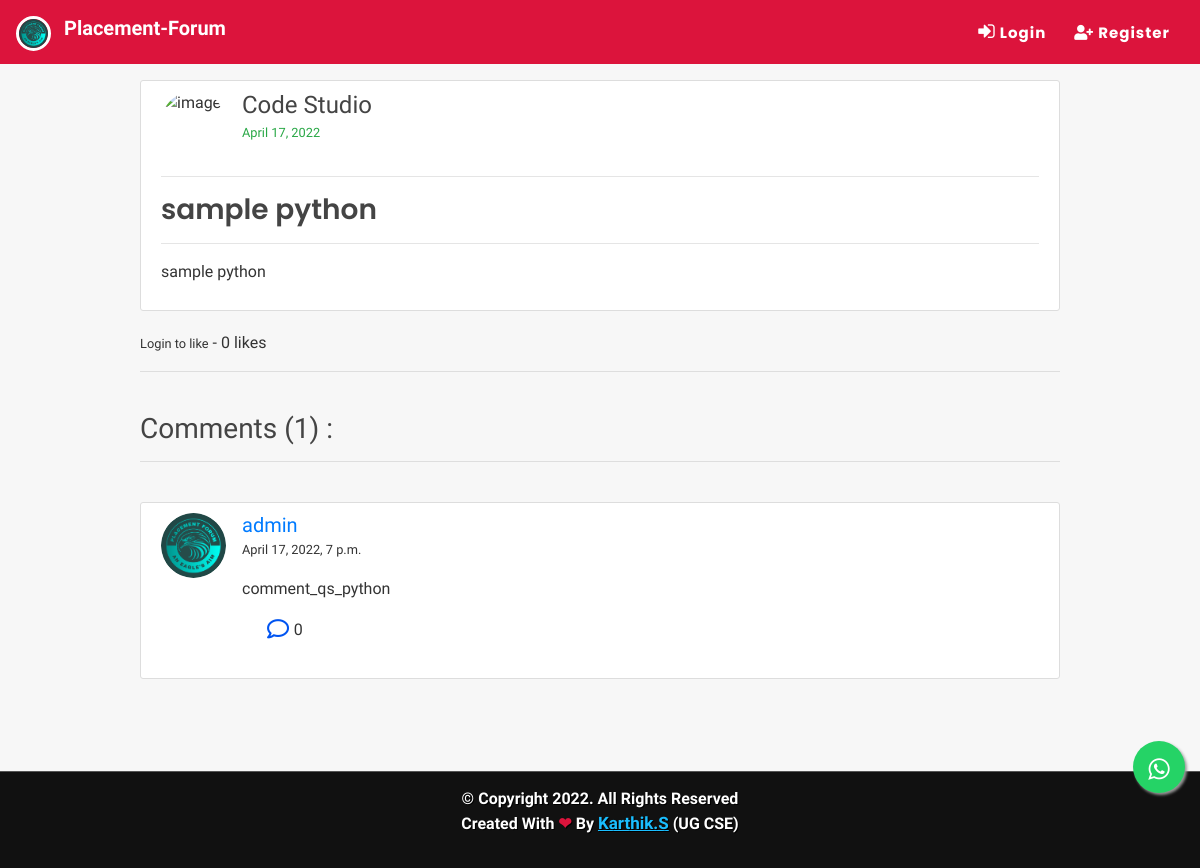
The page /post/python/1/ on the database its author committed.
### blog/models.py (models this page shows, shortened)
class Postpython(models.Model):
    titlepython = models.CharField(max_length=150,verbose_name="Titlepython")
    categorypython = models.CharField( max_length=255, default="coding")
    content = RichTextField(blank=True, null=True)
    videodetails = RichTextField(blank=True, null=True)
    qndetails = RichTextField(blank=True, null=True)
    docdetails = RichTextField(blank=True, null=True)
    date_posted = models.DateTimeField(default=timezone.now)
    date_updated = models.DateTimeField(auto_now=True)
    author = models.ForeignKey(User, on_delete=models.CASCADE)
    topics = models.CharField(max_length=255, default='sample')
    likes = models.ManyToManyField(User, related_name="blogpostpython", blank=True)
    saves = models.ManyToManyField(User, related_name="blogsavepython", blank=True)
    def total_likes_python(self):
        return self.likes.count()
    def total_saves_python(self):
        return self.saves.count()

class Commentpython(models.Model):
    postpython = models.ForeignKey(Postpython, related_name="commentspython" , on_delete=models.CASCADE)
    name = models.ForeignKey(User, on_delete=models.CASCADE)
    body = models.TextField(max_length=200)
    date_added = models.DateTimeField(auto_now_add=True)
    likes = models.ManyToManyField(User, related_name="blogcommentpython", blank=True)
    reply = models.ForeignKey('self', null=True, related_name="replies", on_delete=models.CASCADE)
    def total_clikes_python(self):
        return self.likes.count()

### users/models.py (models this page shows, shortened)
class Profile(models.Model):
    user = models.OneToOneField(User, on_delete=models.CASCADE)
    is_online = models.BooleanField(default=False)
    following = models.ManyToManyField(User, related_name="following", blank=True)
    friends = models.ManyToManyField(User, related_name='my_friends', blank=True)
    bio = models.CharField(default="",blank=True,null=True,max_length=350)
    date_of_birth = models.CharField(blank=True,max_length=150)
    updated = models.DateTimeField(auto_now=True)
    created = models.DateTimeField(auto_now_add=True)
    image = models.ImageField(default='default.jpg', upload_to='profile_pics',blank=True, null=True)

### blog/views.py (the view)
# urls.py: path('post/python/<int:pk>/', PostDetailViewpython, name='post-detail-python'),
def PostDetailViewpython(request,pk):
    stuff = get_object_or_404(Postpython, id=pk)
    total_likes_python = stuff.total_likes_python()
    total_saves_python = stuff.total_saves_python()
    total_comments_python = stuff.commentspython.all().filter(reply=None).order_by('-id')
    total_comments2_python= stuff.commentspython.all().order_by('-id')
    context = {}
    if request.method == "POST":
        comment_qs_python = None
        comment_form_python = CommentFormpython(request.POST or None)
        if comment_form_python.is_valid():
            form = request.POST.get('body')
            reply_id = request.POST.get('comment_id')
            if reply_id:
                comment_qs_python = Commentpython.objects.get(id=reply_id)
            commentpython = Commentpython.objects.create(name=request.user,postpython=stuff,body=form, reply=comment_qs_python)
            commentpython.save()
            total_comments_python = stuff.commentspython.all().filter(reply=None).order_by('-id')
            total_comments2_python = stuff.commentspython.all().order_by('-id')
    else:
        comment_form_python = CommentFormpython()
    tcl_python={}
    for cmt in total_comments2_python:
        total_clikes_python = cmt.total_clikes_python()
        clikedpython = False
        if cmt.likes.filter(id=request.user.id).exists():
            clikedpython = True
        tcl_python[cmt.id] = clikedpython
    context["clikes"]=tcl_python
    liked = False
    if stuff.likes.filter(id=request.user.id).exists():
        liked = True
    context["total_likes_python"]=total_likes_python
    context["liked"]=liked
    saved = False
    if stuff.saves.filter(id=request.user.id).exists():
        saved = True
    context["total_saves_python"]=total_saves_python
    context["saved"]=saved
    context['comment_form_python'] = comment_form_python
    context['post']=stuff
    context['comments']=total_comments_python
    if is_ajax(request=request):
        html = render_to_string('blog/comments_python.html',context, request=request)
        return JsonResponse({'form':html})
    return render(request, 'blog/post_detail_python.html', context)

### blog/views.py (called while the page is built)
def is_ajax(request):
    return request.META.get('HTTP_X_REQUESTED_WITH') == 'XMLHttpRequest'

### blog/templates/blog/post_detail_python.html (shortened to what this page needs)
{% extends "blog/base.html" %}
{% block content %}
<div class="col-md-10 m-auto">
<article class="content-section" style="overflow: auto;">
    <div class="media">
        <img class="rounded-circle article-img" src="https://i.ibb.co/71FNvw0/ds-logo.png" alt="image">
        <div class="media-body">
            <h4 class="d-inline">Code Studio</h4>
            <p><small class="text-success" style="color:darkgreen" >{{ post.date_posted|date:"F d, Y" }}</small></p>
        </div>
    </div>
    <hr>
    <h3 class="d-inline"><a class="article-title" href="{% url 'post-detail' post.id %}">{{ post.titlepython }}</a></h3>
    <hr>
    <p class="article-content">{{ post.content|safe }}</p>
</article>
<div id="like-section-java">
    {% include 'blog/like_section_python.html' %}
</div>
<hr>
<div class="main-comment-section">
    {% include 'blog/comments_python.html' %}
</div>
<br><br>
</div>
{% endblock %}

### blog/templates/blog/comments_python.html (shortened to what this page needs)
<div id="tempocs">
    <br>
    <h3>Comments ({{ comments.count }}) :</h3>
    <hr>
    <br>
    {% if not comments %}
        No Comments Yet...
    {% else %}
        {% for comment in comments %}
        <div class="content-section">
            <div class="media g-mb-30 media-comment">
                <img class="d-flex g-width-50 g-height-50 rounded-circle g-mt-3 g-mr-15 rounded-circle article-img" src="{{comment.name.profile.image.url}}" alt="Profile-image">
                <div class="media-body u-shadow-v18 g-bg-secondary g-pa-30">
                    <div class="g-mb-15">
                        <h5 class="h5 g-color-gray-dark-v1 mb-0"><a class="mr-2" href="{% url 'profile-detail-view' comment.name.pk %}">{{comment.name}}</a></h5>
                        <small class="text-mute">{{comment.date_added}}</small>
                    </div>
                    <p class="mt-3">{{comment.body}}</p>
                    <ul class="list-inline d-sm-flex my-0">
                        <li class="list-inline-item">
                            <a class="btn btncmt" data-toggle="collapse" href="#multiCollapse{{comment.id}}" role="button" aria-expanded="false" aria-controls="multiCollapse{{comment.id}}">
                                <i class="far fa-comment"></i>
                            </a>
                             {{comment.replies.count}}
                        </li>
                    </ul>
                    <br>
                </div>
            </div>
        </div>
        <br>
        {% endfor %}
    {% endif %}
    </div>

### blog/static/blog/main.css (style rules this page uses)
body { background: #f7f7f7; color: #333333; margin-top: 5rem; scroll-behavior: smooth; }
h1, h2, h3, h4, h5, h6 { color: #444444; }
ul { margin: 0; }
.content-section { background: #ffffff; padding: 10px 20px; border: 1px solid #dddddd; border-radius: 3px; margin-bottom: 20px; }
.article-title { color: #444444; font-family: 'poppins'; font-weight: 600; }
.article-content { white-space: pre-line; }
.article-img { height: 65px; width: 65px; margin-right: 16px; }
.btncmt i { font-size: 22px; color: rgb(0, 84, 241); }
.btn { border-radius: 0px; padding: 8px 15px; font-size: 14px; }
.btncmt { padding: 0; }

### blog/templates/blog/base.html (style rules this page uses)
* { font-family: 'IBM Plex Sans Hebrew', sans-serif; }

### rows shown on the page
Postpython: date_posted "April 17, 2022", titlepython "sample python", content "sample python"
Commentpython: name.profile.image (picture), name "admin", date_added "April 17, 2022, 7 p.m.", body "comment_qs_python", replies.count "0"

### other values the page prints
{{ total_likes_python }} "0"
{{ comments.count }} "1"
